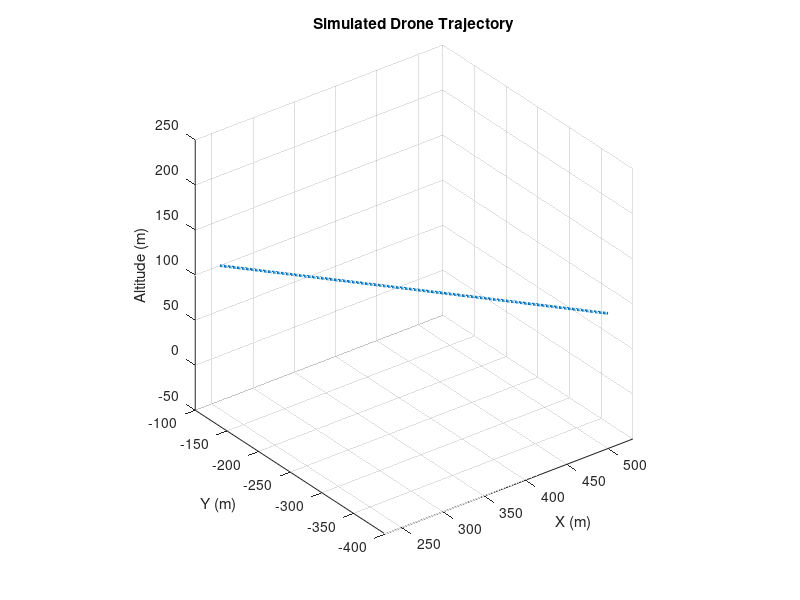
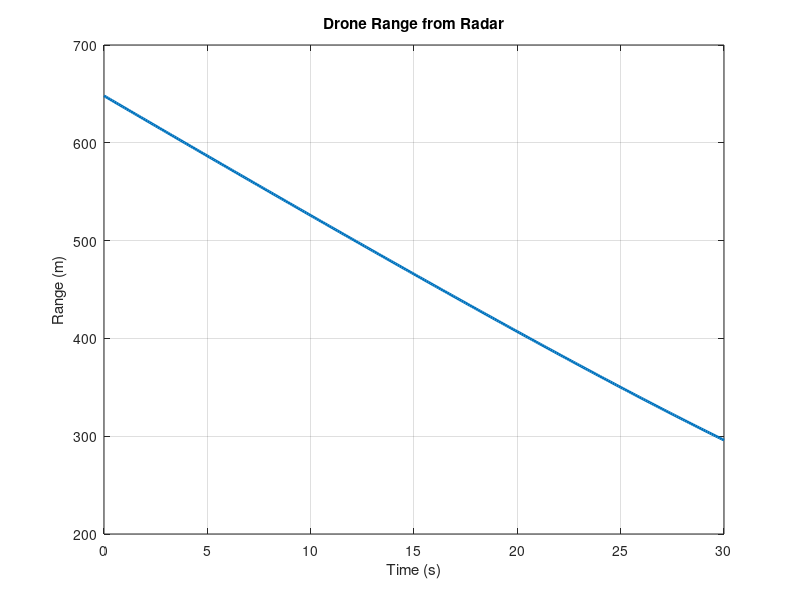
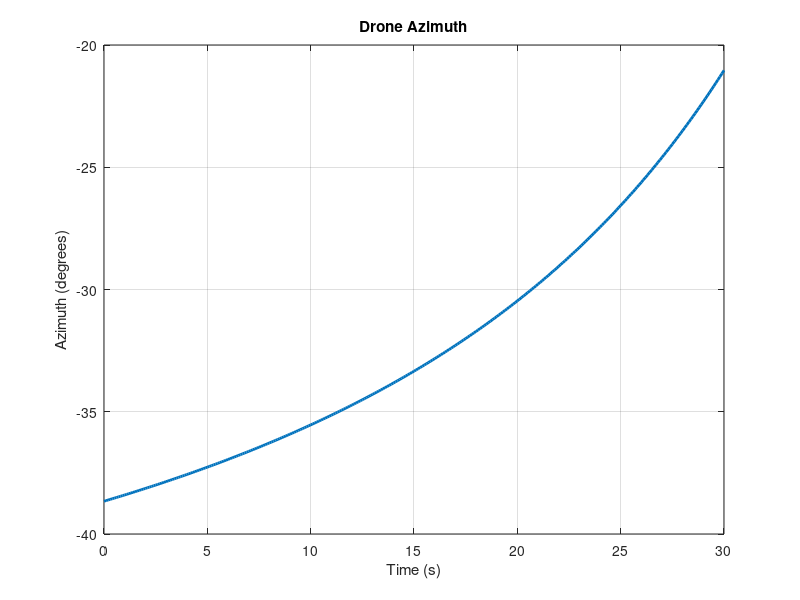
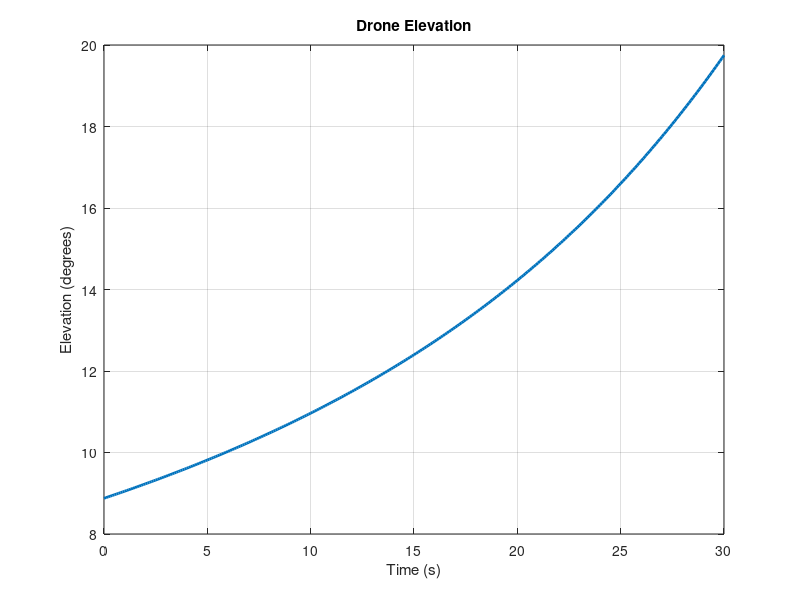

Here is the MATLAB script that generated these plots, in order: (Note: this script raises an error after producing the figures.)
clear;
clc;
close all;

%% Radar and protected-zone parameters

radarMaxRange = 1000;       % Maximum radar detection range (m)

protectedRadius = 300;      % Protected zone radius (m)
%% Simulation parameters
dt = 0.1;          % Time step (seconds)
simulationTime = 30;
time = 0:dt:simulationTime;

%% Initial drone position
x = 500;           % meters
y = -400;          % meters
z = 100;           % meters

%% Drone velocity
vx = -8;           % m/s
vy = 10;           % m/s
vz = 0;            % m/s

%% Store position
X = zeros(size(time));
Y = zeros(size(time));
Z = zeros(size(time));

%% Simulate drone movement
for k = 1:length(time)

    X(k) = x;
    Y(k) = y;
    Z(k) = z;

    % Update position
    x = x + vx*dt;
    y = y + vy*dt;
    z = z + vz*dt;

end

%% Plot drone trajectory

figure;

plot3(X,Y,Z,'LineWidth',2);

grid on;
xlabel('X (m)');
ylabel('Y (m)');
zlabel('Altitude (m)');

title('Simulated Drone Trajectory');

axis equal;

%% Calculate radar range

R = sqrt(X.^2 + Y.^2 + Z.^2);

figure;

plot(time,R,'LineWidth',2);

grid on;

xlabel('Time (s)');
ylabel('Range (m)');

title('Drone Range from Radar');

%% Calculate azimuth

Azimuth = atan2d(Y,X);

figure;

plot(time,Azimuth,'LineWidth',2);

grid on;

xlabel('Time (s)');
ylabel('Azimuth (degrees)');

title('Drone Azimuth');

%% Calculate elevation

HorizontalRange = sqrt(X.^2 + Y.^2);

Elevation = atan2d(Z,HorizontalRange);

figure;

plot(time,Elevation,'LineWidth',2);

grid on;

xlabel('Time (s)');
ylabel('Elevation (degrees)');

title('Drone Elevation');

%% Real-time radar display

figure;

ax = polaraxes;

rlim(ax,[0 1000]);

title(ax,'RADAR - DRONE DETECTION');

hold(ax,'on');
for k = 1:length(time)

    currentRange = R(k);
    currentAzimuth = deg2rad(Azimuth(k));

    if currentRange <= radarMaxRange

        p = polarplot(ax,...
            currentAzimuth,...
            currentRange,...
            'o',...
            'MarkerSize',8,...
            'LineWidth',2);

        drawnow;

        pause(dt);

        if k < length(time)
            delete(p);
        end

    else

        pause(dt);

    end

end

%% Radar measurement noise

rangeNoise = 5;       % meters
azimuthNoise = 1;     % degrees
elevationNoise = 1;   % degrees

Rmeasured = R + rangeNoise*randn(size(R));

AzMeasured = Azimuth + ...
    azimuthNoise*randn(size(Azimuth));

ElMeasured = Elevation + ...
    elevationNoise*randn(size(Elevation));

figure;

plot(time,R,'LineWidth',2);
hold on;

plot(time,Rmeasured,'.');

grid on;

xlabel('Time (s)');
ylabel('Range (m)');

legend('True Range','Radar Measurement');

title('Radar Measurement Noise');

%% Convert radar measurements to Cartesian coordinates

xMeasured = Rmeasured .* ...
    cosd(ElMeasured) .* ...
    cosd(AzMeasured);

yMeasured = Rmeasured .* ...
    cosd(ElMeasured) .* ...
    sind(AzMeasured);

zMeasured = Rmeasured .* ...
    sind(ElMeasured);

%% ==============================
%  KALMAN FILTER INITIALIZATION
%  ==============================

% State vector:
% [X position
%  Y position
%  X velocity
%  Y velocity]

state = [xMeasured(1);
    yMeasured(1);
    0;
    0];

% State transition matrix
F = [1 0 dt 0;
    0 1 0 dt;
    0 0 1  0;
    0 0 0  1];

% Measurement matrix
% Radar measures X and Y position
H = [1 0 0 0;
    0 1 0 0];

% Initial uncertainty
P = eye(4) * 100;

% Measurement noise
Rk = [25 0;
    0 25];

% Process noise
Q = [1 0 0 0;
    0 1 0 0;
    0 0 1 0;
    0 0 0 1];

%% Store Kalman estimates

Xestimated = zeros(size(time));
Yestimated = zeros(size(time));

Vxestimated = zeros(size(time));
Vyestimated = zeros(size(time));

%% ==============================
%  KALMAN FILTER LOOP
%  ==============================

for k = 1:length(time)

    %% --------------------------
    % Prediction
    % --------------------------

    statePredicted = F * state;

    PPredicted = F * P * F' + Q;


    %% --------------------------
    % Measurement
    % --------------------------

    measurement = [xMeasured(k);
        yMeasured(k)];


    %% --------------------------
    % Kalman Gain
    % --------------------------

    K = PPredicted * H' / ...
        (H * PPredicted * H' + Rk);


    %% --------------------------
    % Correction
    % --------------------------

    state = statePredicted + ...
        K * (measurement - H * statePredicted);


    %% --------------------------
    % Update uncertainty
    % --------------------------

    P = (eye(4) - K * H) * PPredicted;


    %% --------------------------
    % Store results
    % --------------------------

    Xestimated(k) = state(1);
    Yestimated(k) = state(2);

    Vxestimated(k) = state(3);
    Vyestimated(k) = state(4);

end

%% ==========================================
%  PHASE D - PROTECTED ZONE
%  ==========================================

% Protected zone size
protectedRadius = 300;

% Approach zone
approachRadius = 500;

% Calculate filtered target range
estimatedRange = sqrt( ...
    Xestimated.^2 + ...
    Yestimated.^2);

% Calculate filtered target azimuth
estimatedAzimuth = atan2d( ...
    Yestimated, ...
    Xestimated);

%% ==========================================
% TRUE / RADAR / KALMAN + PROTECTED ZONE
% ==========================================

figure;

hold on;
grid on;
axis equal;

% True drone trajectory
plot(X,Y,...
    'LineWidth',2);

% Radar measurements
plot(xMeasured,...
    yMeasured,...
    '.');

% Kalman estimate
plot(Xestimated,...
    Yestimated,...
    'LineWidth',2);

% Draw protected zone
thetaZone = linspace(0,2*pi,360);

zoneX = protectedRadius*cos(thetaZone);
zoneY = protectedRadius*sin(thetaZone);

plot(zoneX,...
    zoneY,...
    '--',...
    'LineWidth',2);

% Radar location
plot(0,0,...
    '+',...
    'MarkerSize',12,...
    'LineWidth',3);

xlabel('X Position (m)');
ylabel('Y Position (m)');

title('Drone Tracking and Protected Zone');

legend('True Drone',...
    'Radar Measurements',...
    'Kalman Estimate',...
    'Protected Zone',...
    'Radar');

%% ==============================
%  TRUE VS MEASURED VS ESTIMATED
%  ==============================

figure;

plot(X,Y,'LineWidth',2);
hold on;

plot(xMeasured,...
    yMeasured,...
    '.');

plot(Xestimated,...
    Yestimated,...
    'LineWidth',2);

grid on;

xlabel('X Position (m)');
ylabel('Y Position (m)');

legend('True Drone',...
    'Radar Measurements',...
    'Kalman Estimate');

title('Drone Tracking using Kalman Filter');

axis equal;

%% Velocity estimate

figure;

plot(time,Vxestimated,'LineWidth',2);
hold on;

plot(time,Vyestimated,'LineWidth',2);

grid on;

xlabel('Time (s)');
ylabel('Velocity (m/s)');

legend('Estimated Vx',...
    'Estimated Vy');

title('Estimated Drone Velocity');

%% ==============================
%  RADAR + KALMAN TRACKING
%  ==============================

figure;

ax = polaraxes;

hold(ax,'on');

rlim(ax,[0 radarMaxRange]);

title(ax,'RADAR - DRONE TRACKING');

for k = 1:length(time)

    %% Radar measurement

    measuredRange = Rmeasured(k);

    measuredAzimuth = ...
        deg2rad(AzMeasured(k));


    %% Kalman estimate

    estimatedRange = ...
        sqrt(Xestimated(k)^2 + ...
        Yestimated(k)^2);

    estimatedAzimuth = ...
        atan2(Yestimated(k),...
        Xestimated(k));


    %% Plot radar measurement

    p1 = polarplot(ax,...
        measuredAzimuth,...
        measuredRange,...
        'o',...
        'MarkerSize',7,...
        'LineWidth',2);


    %% Plot Kalman estimate

    p2 = polarplot(ax,...
        estimatedAzimuth,...
        estimatedRange,...
        'x',...
        'MarkerSize',9,...
        'LineWidth',2);


    %% Update display

    drawnow;

    pause(dt);


    %% Remove previous markers

    if k < length(time)

        delete(p1);
        delete(p2);

    end

end

%% Radar tracking with history

figure;

ax = polaraxes;

hold(ax,'on');

rlim(ax,[0 radarMaxRange]);

title(ax,'RADAR - KALMAN TRACKING');

for k = 1:length(time)

    measuredRange = Rmeasured(k);

    measuredAzimuth = ...
        deg2rad(AzMeasured(k));


    estimatedRange = ...
        sqrt(Xestimated(k)^2 + ...
        Yestimated(k)^2);

    estimatedAzimuth = ...
        atan2(Yestimated(k),...
        Xestimated(k));


    %% Current radar measurement

    p1 = polarplot(ax,...
        measuredAzimuth,...
        measuredRange,...
        'o',...
        'MarkerSize',6,...
        'LineWidth',1);


    %% Kalman track history

    trackRange = sqrt(...
        Xestimated(1:k).^2 + ...
        Yestimated(1:k).^2);

    trackAzimuth = atan2(...
        Yestimated(1:k),...
        Xestimated(1:k));

    p2 = polarplot(ax,...
        trackAzimuth,...
        trackRange,...
        'LineWidth',2);


    drawnow;

    pause(dt);

    delete(p1);

    if k < length(time)
        delete(p2);
    end

end

%% Protected zone detection

insideProtectedZone = ...
    estimatedRange <= protectedRadius;

%% Find first protected-zone intrusion

intrusionIndex = find(insideProtectedZone,1);

if isempty(intrusionIndex)

    disp('No protected-zone intrusion detected.');

else

    intrusionTime = time(intrusionIndex);
    intrusionRange = estimatedRange(intrusionIndex);

    fprintf('\n');
    fprintf('====================================\n');
    fprintf('       ⚠ DRONE INTRUSION ALERT\n');
    fprintf('====================================\n');
    fprintf('Time  : %.2f seconds\n',intrusionTime);
    fprintf('Range : %.2f meters\n',intrusionRange);
    fprintf('====================================\n');

end
